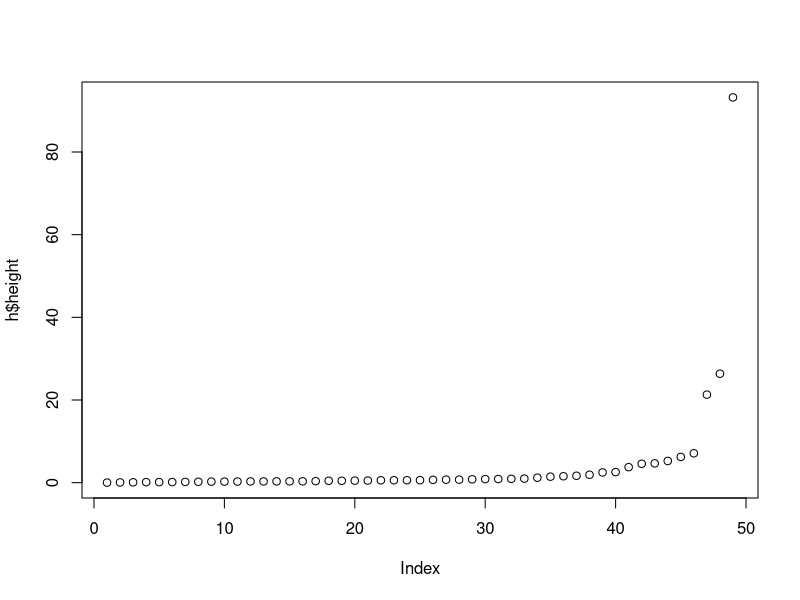
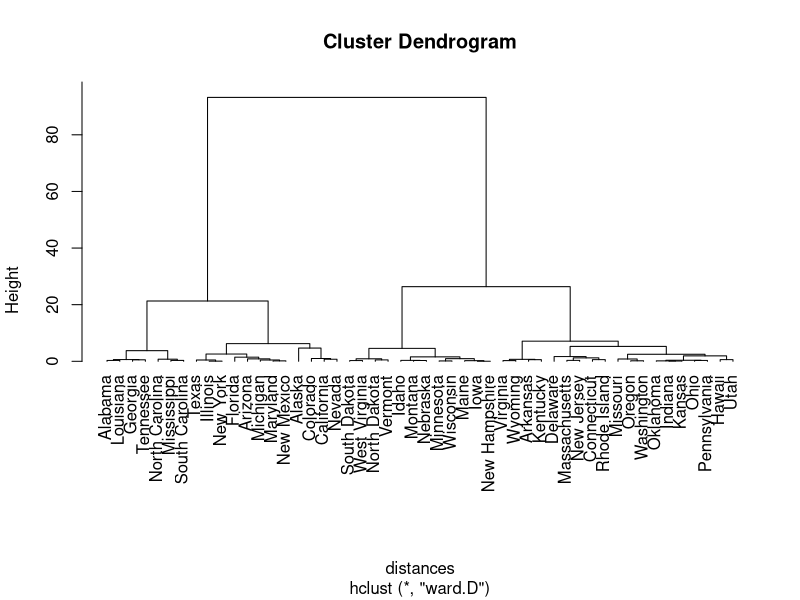
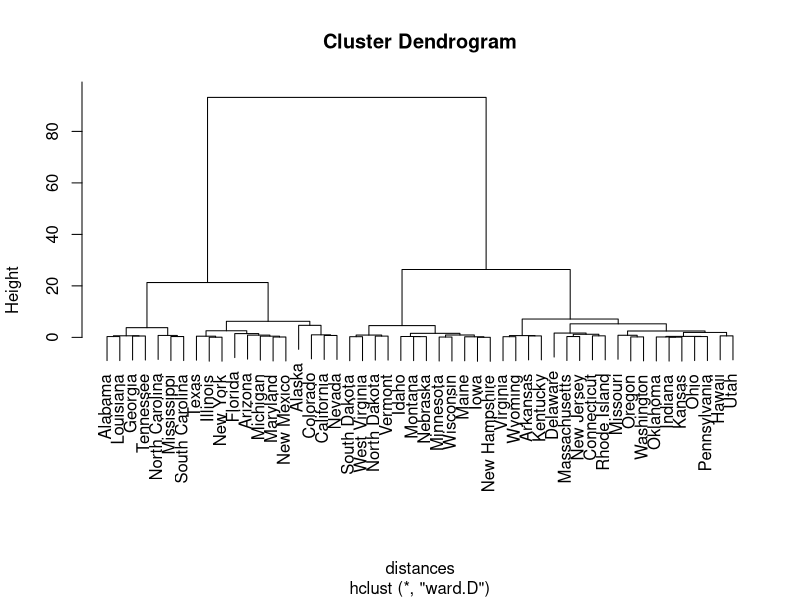
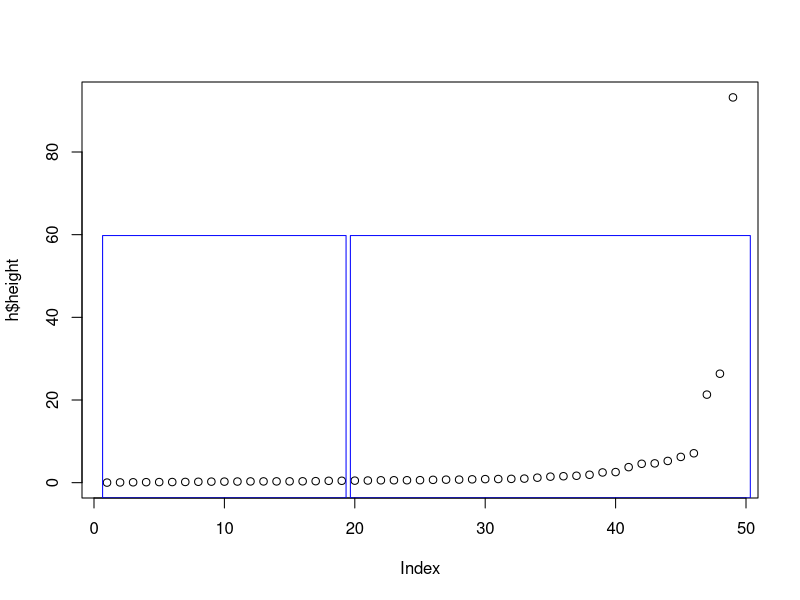
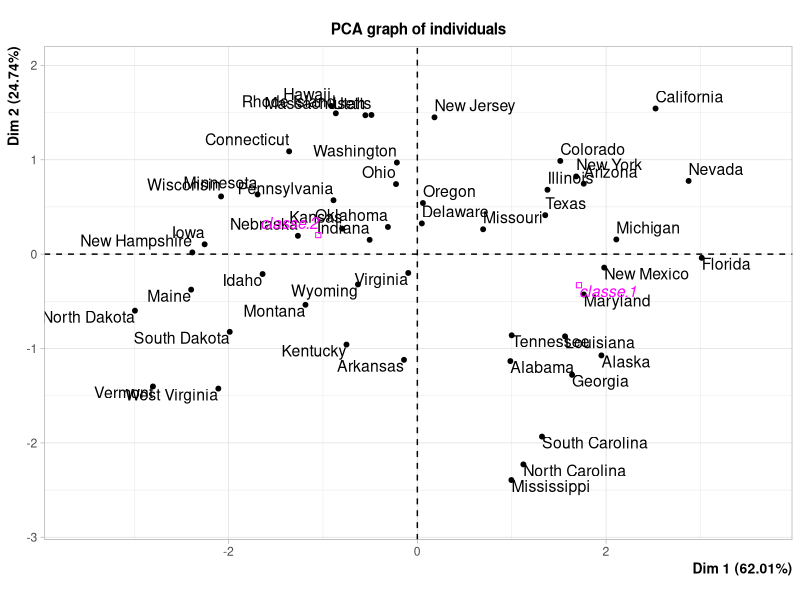
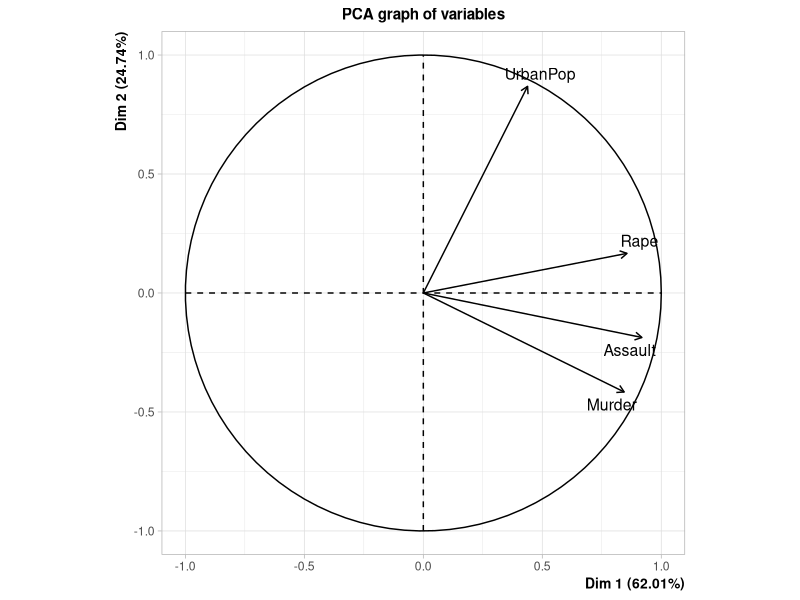
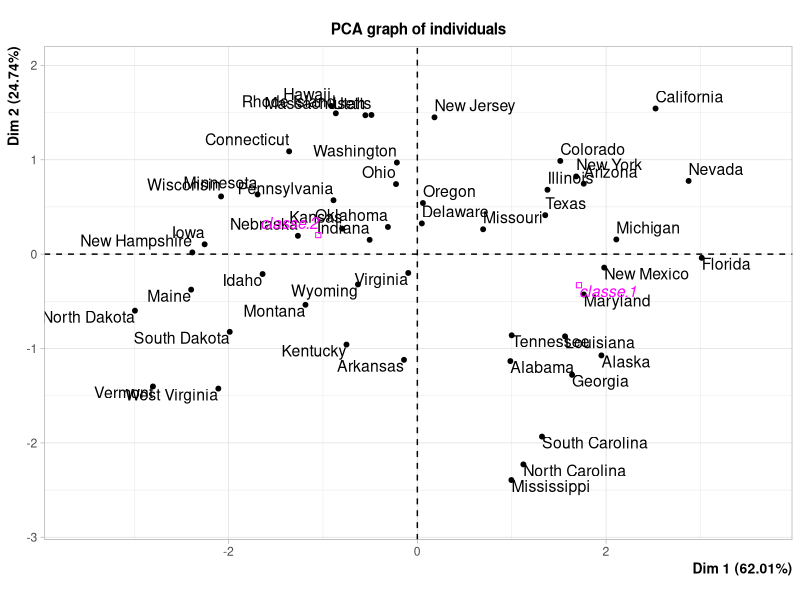
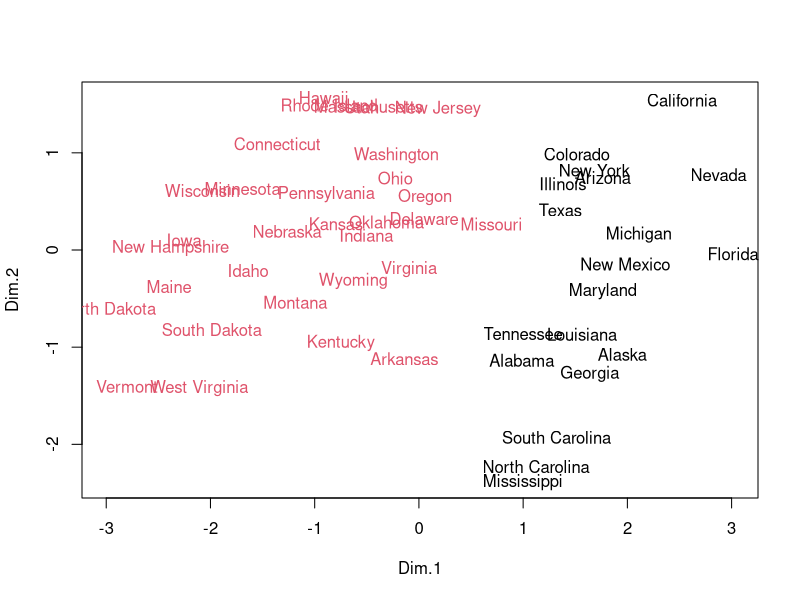

Here is the R script that generated these plots, in order:
    #PARTIE1

  #question1
data(USArrests)
U <- USArrests
n <- nrow(U);n #50 états

  #question2
d <- as.matrix(sqrt(n/(n-1))*scale(U,center=TRUE,scale=TRUE))

  #question3
distances <- dist(d)^2/2;distances
dist(d) #dist calcule et renvoie la matrice de distance calculée en utilisant la mesure de distance spécifiée pour calculer les distances entre les lignes d’une matrice de données
#Saut de Ward : on met au carré (distance au carré) et on divise par 2 (facteur 1/2 : cardinal de chaque classe 1 : 1*1/1+1) (1 individu = 1 classe)
length(distances) #1225 = 50*49/2 (pour 1 individu 49 distances (le cas pour les 50 états) : enlever les doublants)

  #question4
h <- hclust(distances, method="ward.D");h
attributes(h)
h$height
plot(h$height) #graphe des hauteurs 
#2 hauteurs importantes qui apparaissent 
plot(h,hang=-1) #dendogramme & hang = -1 : esthétique (mettre tous les noms des individus au meme niveau)

  #question5
plot(h)
#distingue au moins deux classes ou quatre classe 
plot(h$height) #soit 2,3 ou 4 classes mais plot(h) enlève le fait de prendre 3 classes : trop compliqué à la coupure 

  #question6
classe <- cutree(h,2)
classe #voit dans quelle classe appartient chaque individu 
d <- cbind(d,classe)
head(d) #rajoute la colonne des classes
rect.hclust(h,k=2,border='blue') #apparaitre les classes sur le dendogramme 

  #question7
classe1 <- subset(d,classe==1);classe1

  #question8
n1 <- nrow(classe1[,1:4]);n1 #19
cg1 <- colMeans(classe1[,1:4]);cg1 #cente de gravité de la classe 1
#   Murder   Assault  UrbanPop      Rape 
#1.0537705 1.0734025 0.1937144 0.8610414 
nvar <- ncol(U);nvar #nombre de variable total : 4
inertie1 <- mean(rowSums(classe1[,1:4] - matrix(cg1,n1,nvar,byrow=T))^2);inertie1 #1.931782

  #question9
classe2 <- subset(d,classe==2);classe2
n2 <- nrow(classe2[,1:4]);n2 #31
cg2 <- colMeans(classe2[,1:4]);cg2 #cente de gravité de la classe 2
#    Murder    Assault   UrbanPop       Rape 
#-0.6458594 -0.6578919 -0.1187282 -0.5277351  
nvar <- ncol(U);nvar #nombre de variable total : 4
inertie2 <- mean(rowSums(classe2[,1:4] - matrix(cg2,n2,nvar,byrow=T))^2);inertie2 #4.195866

#Inertie1 = 1.931782
#Inertie2 = 4.195866
#la classe 2 est donc la plus dispersée 

  #question10
#classe1 : etats avec fort taux de crime et taux d'urbanisation élevé (exeption alaska : urbanisation faible mais taux de viole/criminalité TRES fort)
#classe2 : etats avec faible taux de crime et taux d'urbanisation faible 

    #PARTIE2
  #question1
library(FactoMineR)
acp <- PCA(d,quali.sup=5)
plot(acp)
attributes(acp)
#taux d'urbanisation ne joue pas pour la classe 1
acp$eig
#retient 2 composantes principales : 86.75
plot(acp$ind$coord[,c(1,2)],pch="")
USArrests1 <- U 
USArrests1 <- cbind(USArrests1,classe)
text(acp$ind$coord[,c(1,2)],label=rownames(U),col=classe)
attributes(acp$ind)
acp$ind$cos2

    #PARTIE3
d1 <- as.matrix(sqrt(n/(n-1))*scale(U,center=TRUE,scale=TRUE))
distances1 <- dist(d1)^2/2;distances1
length(distances1)
h1 <- hclust(distances1, method="single");h1
h1$height
plot(h1$height) #2 classes
plot(h1,hang=-1)
classeS <- cutree(h1,2)
#se retrouve avec un groupe demuserement grand
#gros et plusieurs petits groups saellites 

h2 <- hclust(distances1, method="complet");h2
h2$height
plot(h2$height) #2,4 ou 6 classes
plot(h2,hang=-1)
#tend a former des groupes de taille egale 
#tres sensible aux points aberrants 

h3 <- hclust(distances1, method="average");h3
h3$height
plot(h3$height) #2 ou 5 classes
plot(h3,hang=-1)
